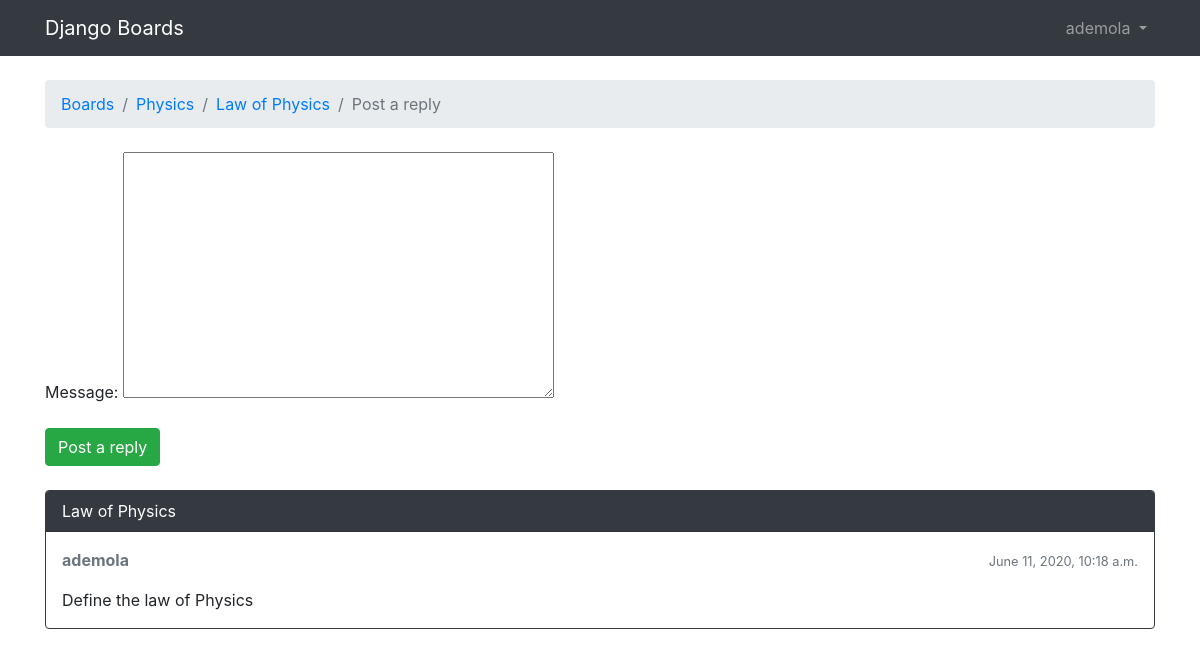
The page /boards/Physics/topics/Law of Physics/reply (signed in) on the database as committed earlier.
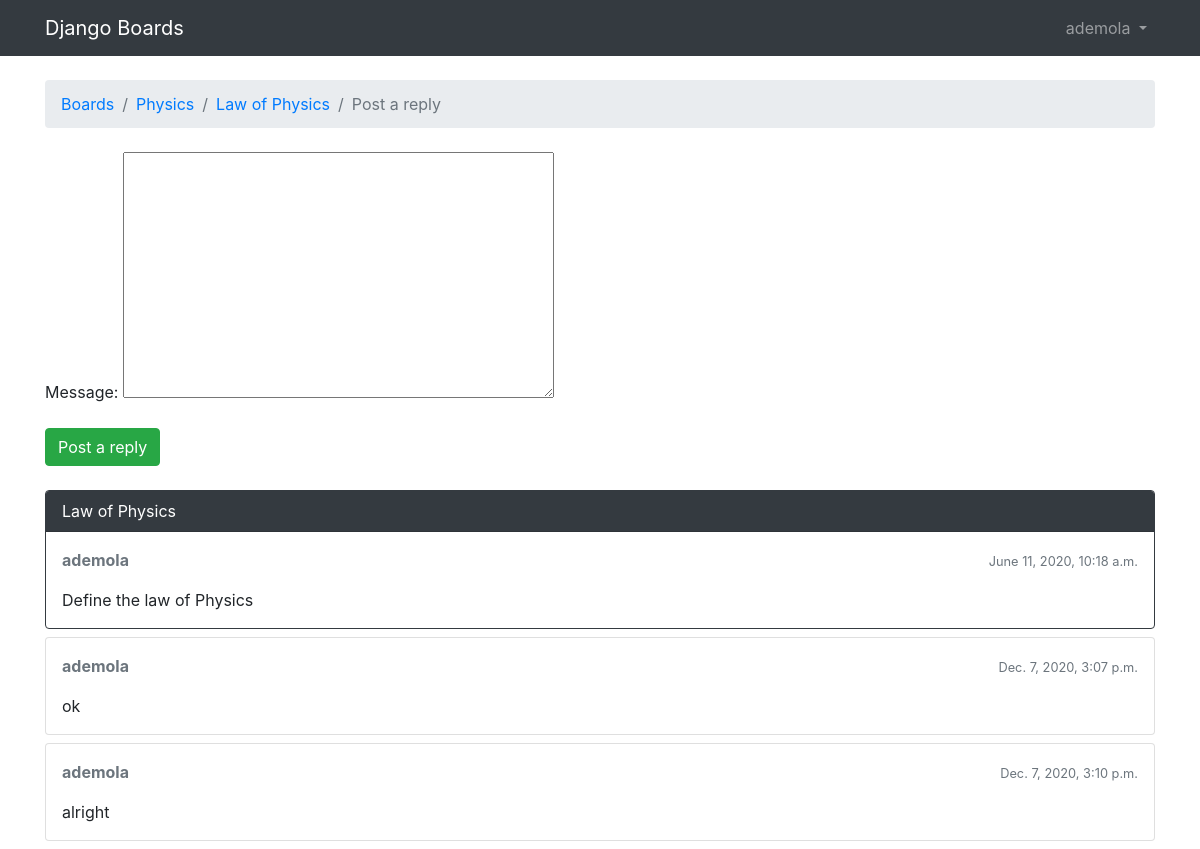
The same page on the database as committed later.
### boards/models.py (models this page shows, shortened)
class Topic(models.Model):
    subject = models.CharField(max_length=255)
    last_updated = models.DateTimeField(auto_now_add=True)
    boards = models.ForeignKey(Board,on_delete=models.CASCADE,null=True, related_name="topics")
    starter = models.ForeignKey(User,on_delete=models.CASCADE,null=True, related_name = "topics")
    views = models.PositiveIntegerField(default=0)

class Post(models.Model):
    message = models.TextField(max_length=4000)
    topic = models.ForeignKey(Topic,on_delete=models.CASCADE,null=True, related_name="posts")
    created_at = models.DateTimeField(auto_now_add=True)
    update_at = models.DateTimeField(null= True)
    created_by = models.ForeignKey(User,on_delete=models.CASCADE,null= True,related_name = "posts")
    updated_by = models.ForeignKey(User,on_delete=models.CASCADE,null=True,related_name = "+")

class Board(models.Model):
    name = models.CharField(max_length=30, unique=True)
    description = models.CharField(max_length=100)

### boards/views.py (the view)
@login_required
def reply_topic(request, name, topic_subject):
    topic = get_object_or_404(Topic, boards__name=name, subject=topic_subject)
    if request.method == 'POST':
        form = Postform(request.POST)
        if form.is_valid():
            post = form.save(commit=False)
            post.topic = topic
            post.created_by = request.user
            post.save()
            return redirect('topic_posts', name=name, topic_subject=topic_subject)
    else:
        form = Postform()
    return render(request, 'boards/reply_post.html', {'topic': topic, 'form': form})

### boards/Forms.py
class Postform(ModelForm):
    class Meta:
        model = Post
        fields = ("message",)
        labels = {"message":"Message"}

### boards/Templates/boards/reply_post.html (shortened to what this page needs)
{% extends 'boards/Base.html' %}
{% load static %}
{% block breadcrumb %}
  <li class="breadcrumb-item"><a href="{% url 'home' %}">Boards</a></li>
  <li class="breadcrumb-item"><a href="{% url 'board_topics' topic.boards.name %}">{{ topic.boards.name }}</a></li>
  <li class="breadcrumb-item"><a href="{% url 'topic_posts' topic.boards.name topic.subject %}">{{ topic.subject }}</a></li>
  <li class="breadcrumb-item active">Post a reply</li>
{% endblock %}
{% block content %}
  <form method="post" class="mb-4">
    {{ form.as_p}}
    <button type="submit" class="btn btn-success">Post a reply</button>
  </form>
  {% for post in topic.posts.all %}
    <div class="card mb-2
        {% if forloop.first %}border-dark {% endif %}">
        {% if forloop.first %}
        <div class="card-header text-white bg-dark py-2 px-3">{{ topic.subject }}</div>
        {% endif %}
      <div class="card-body p-3">
        <div class="row mb-3">
          <div class="col-6">
            <strong class="text-muted">{{ post.created_by.username }}</strong>
          </div>
          <div class="col-6 text-right">
            <small class="text-muted">{{ post.created_at }}</small>
          </div>
        </div>
        {{ post.message }}
      </div>
    </div>
  {% endfor %}
{% endblock %}

Rows that differ between the two databases and show on the page:
added Post: created_by.username "ademola", created_at "Dec. 7, 2020, 3:07 p.m.", message "ok"
added Post: created_by.username "ademola", created_at "Dec. 7, 2020, 3:10 p.m.", message "alright"
